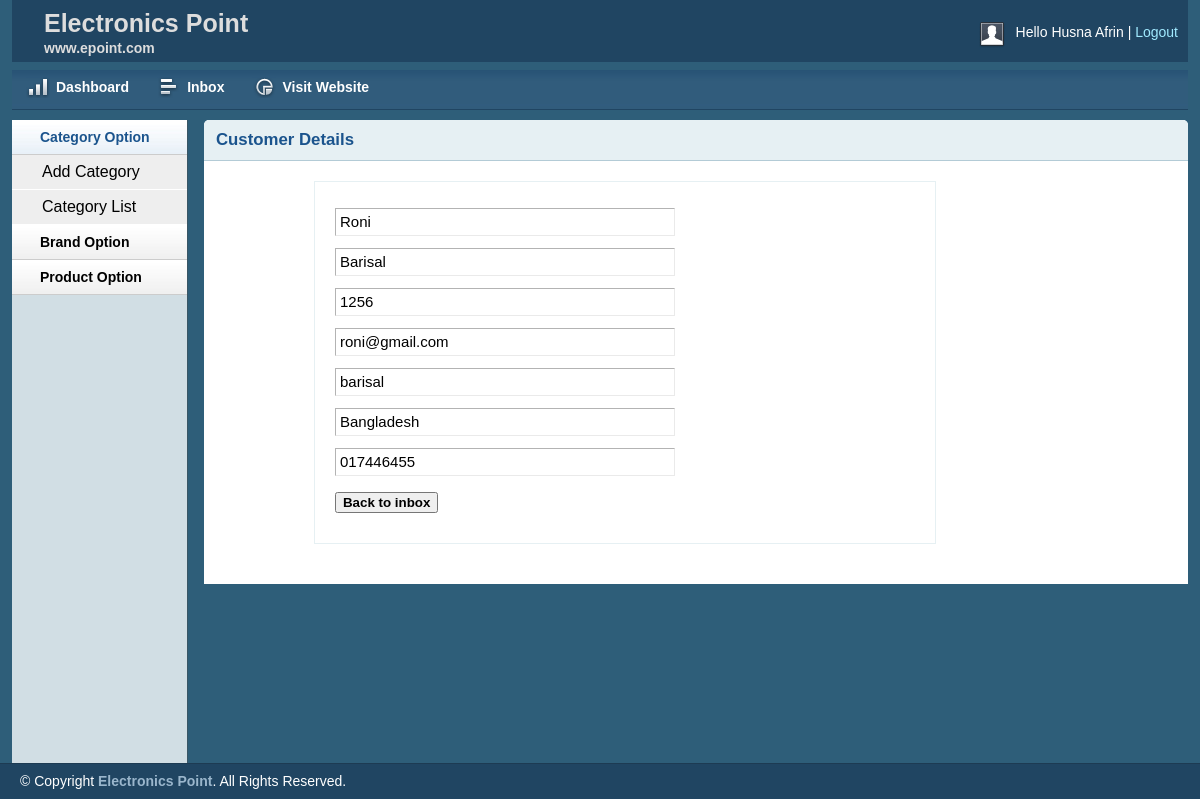
Screenshot of /shop/admin/customer.php?csid=5 (signed in) with the database file from the repository.
### tables this page shows
CREATE TABLE `tbl_customer` (
  `csId` int(11) NOT NULL,
  `name` varchar(255) NOT NULL,
  `city` varchar(20) NOT NULL,
  `zip` varchar(20) NOT NULL,
  `email` varchar(50) NOT NULL,
  `address` varchar(255) NOT NULL,
  `country` varchar(20) NOT NULL,
  `phone` varchar(255) NOT NULL,
  `pass` varchar(255) NOT NULL
);

### shop/libs/Database.php (called while the page is built, shortened)
<?php
Class Database{
	 public $host   = DB_HOST;
	 public $user   = DB_USER;
	 public $pass   = DB_PASS;
	 public $dbname = DB_NAME;
	 public $link;
	private function connectDB(){
		 $this->link = new mysqli($this->host, $this->user, $this->pass,$this->dbname);
	 }
	public function select($query){
	  $result = $this->link->query($query) or die($this->link->error.__LINE__);
		  if($result->num_rows > 0){
		    return $result;
		  }else {
		    return false;
		  }
	 }
}

### shop/classes/Customer.php (called while the page is built, shortened)
<?php
$filepath = realpath(dirname(__FILE__));
include_once ($filepath."/../libs/Database.php");
?>
<?php
class Customer
{
	private $db;
	function __construct()
	{
		$this->db = new Database();
	}
	public function getCustomerInfo($csid){
		$sql = "SELECT * FROM tbl_customer WHERE csId='$csid'" ;
		$result = $this->db->select($sql);
		return $result;
	}
}
?>

### shop/admin/customer.php (the view, shortened to what this page needs)
<?php include 'inc/header.php';?>
<?php include 'inc/sidebar.php';?>
<?php
    $filepath = realpath(dirname(__FILE__));
    include_once ($filepath."/../classes/Customer.php");
?>
<?php
    if (!isset($_GET['csid']) && $_GET['csid'] == NULL) {
        echo "<script>window.location='inbox.php';</script>";
    }else{
        $csid = $_GET['csid'];
    }
    $csmr = new Customer();
?>
        <div class="grid_10">
            <div class="box round first grid">
                <h2>Customer Details</h2>
               <div class="block copyblock">
                 <form action="" method="post">
                    <table class="form">
                    <?php
                        $singleCustomer = $csmr->getCustomerInfo($csid);
                        if ($singleCustomer) {
                            while($row = $singleCustomer->fetch_assoc()){
                    ?>
                        <tr>
                            <td>
                                <input type="text" readonly="readonly" name="catName" value="<?php echo $row['name']; ?>" class="medium" />
                            </td>
                        </tr>
                        <tr>
                            <td>
                                <input type="text" readonly="readonly" name="catName" value="<?php echo $row['city']; ?>" class="medium" />
                            </td>
                        </tr>
                        <tr>
                            <td>
                                <input type="text" readonly="readonly" name="catName" value="<?php echo $row['zip']; ?>" class="medium" />
                            </td>
                        </tr>
                        <tr>
                            <td>
                                <input type="text" readonly="readonly" name="catName" value="<?php echo $row['email']; ?>" class="medium" />
                            </td>
                        </tr>
                        <tr>
                            <td>
                                <input type="text" readonly="readonly" name="catName" value="<?php echo $row['address']; ?>" class="medium" />
                            </td>
                        </tr>
                        <tr>
                            <td>
                                <input type="text" readonly="readonly" name="catName" value="<?php echo $row['country']; ?>" class="medium" />
                            </td>
                        </tr>
                        <tr>
                            <td>
                                <input type="text" readonly="readonly" name="catName" value="<?php echo $row['phone']; ?>" class="medium" />
                            </td>
                        </tr>
                    <?php  } } ?>
						<tr>
                            <td>
                              <button>  <a href="inbox.php">Back to inbox</a> </button>
                            </td>
                        </tr>
                    </table>
                    </form>
                </div>
            </div>
        </div>
<?php include 'inc/footer.php';?>

### shop/admin/css/text.css (style rules this page uses)
body { font: 13px/1.5 Tahoma, Helvetica, Arial, 'Liberation Sans', FreeSans, sans-serif; }
h2 { font-size: 23px; }
p, dl, hr, h1, h2, h3, h4, h5, h6, ol, ul, pre, table, address, fieldset { margin-bottom: 20px; }

### shop/admin/css/grid.css (style rules this page uses)
.grid_1, .grid_2, .grid_3, .grid_4, .grid_5, .grid_6, .grid_7, .grid_8, .grid_9, .grid_10, .grid_11, .grid_12, .grid_13, .grid_14, .grid_15, .grid_16 { display: inline; float: left; margin-left: 1%; margin-right: 1%; }
.container_12 .grid_10 { width: 81.333%; }

### shop/admin/css/layout.css (style rules this page uses)
body { background: #fff none repeat scroll 0 0; color: #444; font-size: 14px; padding: 0; }
a { color: #000; font-weight:bold; text-decoration: none; }
h1, h2, h3, h4, h5, h6 { line-height:1.2em; margin-bottom:.3em; }
h2 { margin-top:1em; }
.box { background:#fff; margin-bottom:20px; padding:10px 10px 10px 10px; margin-left:-8px; }
.box.grid { padding-bottom:40px; }
.box.round { -moz-border-radius: 5px 5px 0px 0px; -webkit-border-radius: 5px 5px 0px 0px; border-radius: 5px 5px 0px 0px; }
.box h2 { font-size:1.2em; font-weight:bold; color:#1B548D; background:#E6F0F3; margin:-10px -10px 0 -10px; padding:10px 12px; border-bottom:1px solid #B3CBD6; -moz-border-radius: 5px 5px 0px 0px; -webkit-border-radius: 5px 5px 0px 0px; border-radius: 5px 5px 0px 0px; }
.box.first { min-height: 406px; }
.block { padding-top:20px; }
.copyblock { border: 1px solid #e6f0f3; line-height: 32px; margin-left: 100px; margin-top: 20px; padding-left: 20px; width: 600px; }
table.form { width:100%; }
table.form td { padding:4px 0px; }
table.form input, table.form select { font-size: 15px; padding: 4px 4px 5px 4px; border-top: 1px solid #b3b3b3; border-left: 1px solid #b3b3b3; border-right: 1px solid #eaeaea; border-bottom: 1px solid #eaeaea; }
input.medium { width: 55%; }
.block { padding-bottom:1px; }

### rows the page displays
tbl_customer: catName "Roni", catName "Barisal", catName "1256", catName "roni@gmail.com", catName "barisal", catName "Bangladesh", catName "017446455"

### other values shown
Session::get("adminName") "Husna Afrin"
